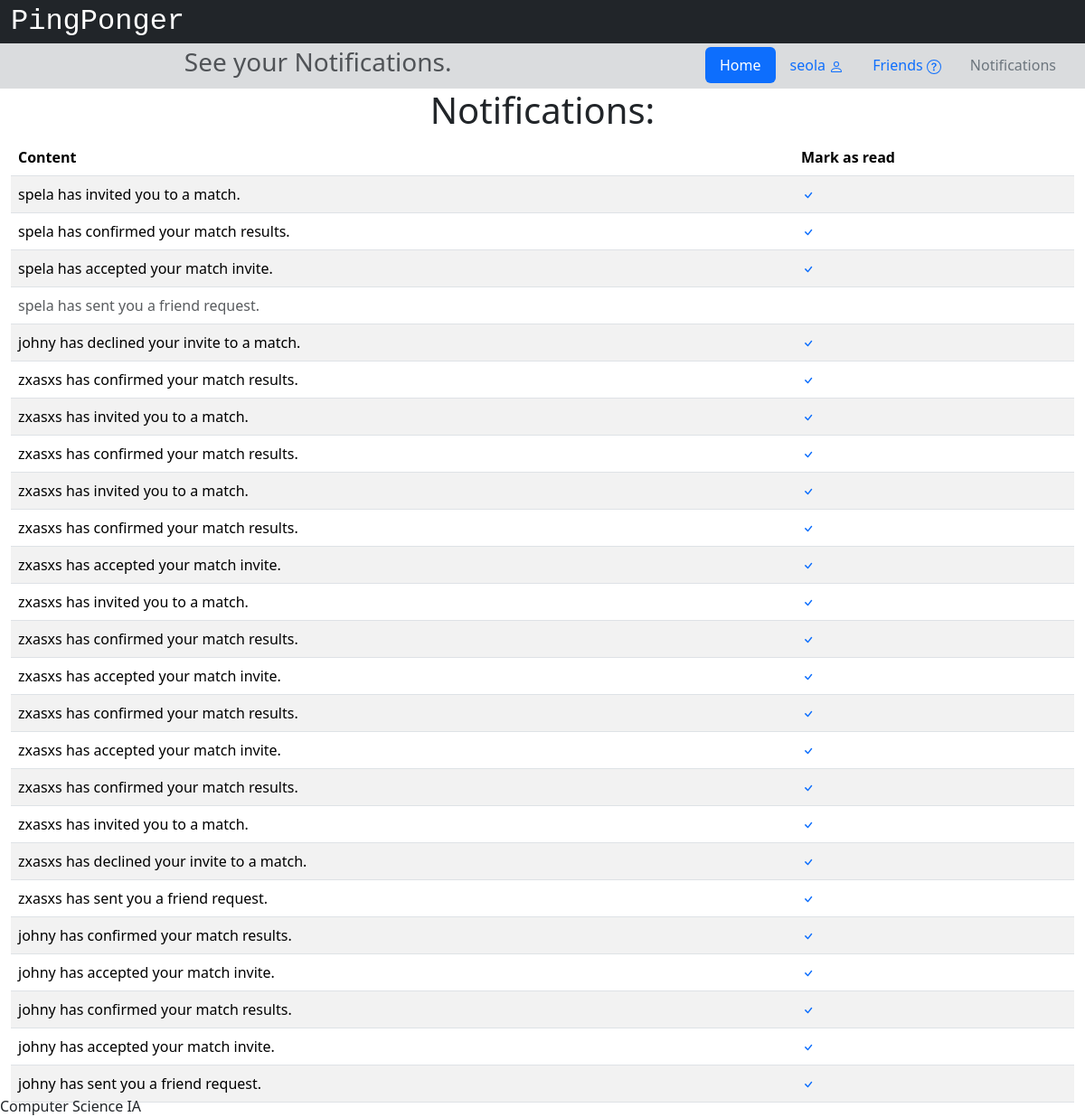
The page /notifications (signed in) on the database as committed earlier.
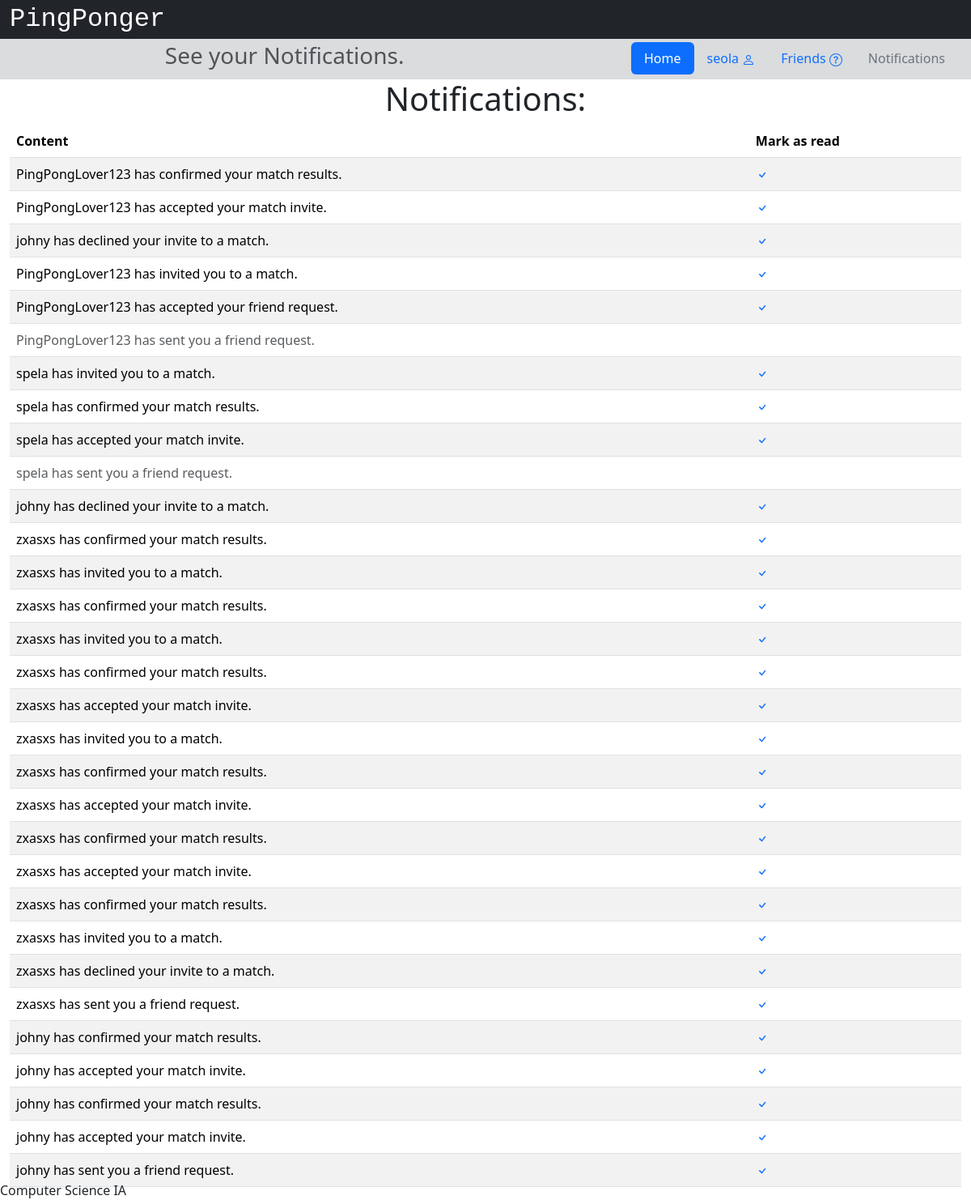
The same page on the database as committed later.
### app/models.py (models this page shows, shortened)
class User(db.Model, UserMixin):
    __tablename__ = 'users'
    id = db.Column(db.Integer, primary_key=True)
    username = db.Column(db.String(32), nullable=False)
    email = db.Column(db.String(320), index=True, unique=True, nullable=False)
    password_hash = db.Column(db.String(128))
    join_date = db.Column(db.DateTime(timezone=True), default=datetime.now)
    experience = db.Column(db.String(12))
    age_group = db.Column(db.String(6))
    location_id = db.Column(db.Integer, db.ForeignKey('locations.id'))
    location = db.relationship('Location', back_populates='users')
    notifications = db.Relationship('Notification', back_populates='user', order_by='Notification.id.desc()')

class Notification(db.Model):
    id = db.Column(db.Integer, primary_key=True)
    content = db.Column(db.Text())
    read = db.Column(db.Boolean)
    type = db.Column(db.String(3))
    user_id = db.Column(db.Integer, db.ForeignKey('users.id'))
    user = db.relationship('User', back_populates='notifications')

### app/views.py (the view)
@app.route('/notifications')
@login_required
def notifications():
    session['url'] = url_for('notifications')
    return render_template('notifications.html', notifications=current_user.notifications)

### app/views.py (called while the page is built)
@login_manager.user_loader
def load_user(user_id):
    return User.query.get(int(user_id))

### app/templates/notifications.html (shortened to what this page needs)
{% extends "base.html" %}
{% block head %}
    {{ super() }}
{% endblock %}
{% block pagetitle %}See your Notifications.{% endblock %}
{% block content %}
<div class="container-fluid">
    <div class="row d-flex justify-content-evenly">
        <div class="col d-flex justify-content-evenly">
            <h1>Notifications:</h1>
        </div>
    </div>
    <div class="row d-flex justify-content-evenly">
        <div class="col d-flex justify-content-evenly">
            {% if notifications|length == 0 %}
            <div class="text-center">
                <h3>You don't have any notifications yet.</h3>
            </div>
            {% else %}
            <table class="table table-striped table-hover">
                <thead>
                <tr>
                    <th scope="col">Content</th>
                    <th scope="col">Mark as read</th>
                </tr>
                </thead>
                <tbody>
                    {% for i in notifications %}
                    {% if i.read %}
                        <tr>
                            <td class="text-muted">{{i.content}}</td>
                            <td></td>
                        </tr>
                    {% else %}
                        <tr>
                            <td>{{i.content}}</td>
                            <td>
                                <a href="/notifications/{{i.id}}/read">
                                    <svg xmlns="http://www.w3.org/2000/svg" width="16" height="16" fill="currentColor" class="bi bi-check" viewBox="0 0 16 16">
                                        <path d="M10.97 4.97a.75.75 0 0 1 1.07 1.05l-3.99 4.99a.75.75 0 0 1-1.08.02L4.324 8.384a.75.75 0 1 1 1.06-1.06l2.094 2.093 3.473-4.425a.267.267 0 0 1 .02-.022z"/>
                                      </svg>
                                </a>
                            </td>
                        </tr>
                    {% endif %}
                    {% endfor %}
                </tbody>
            </table>
            {% endif %}
        </div>
    </div>
</div>
{% endblock %}

### app/templates/base.html (shortened to what this page needs)
<!DOCTYPE html>
<html lang="en">
    <head>
        {% block head %}
        <link href="https://cdn.jsdelivr.net/npm/bootstrap@5.3.2/dist/css/bootstrap.min.css" rel="stylesheet">
        <link rel="stylesheet" href="https://cdnjs.cloudflare.com/ajax/libs/font-awesome/4.7.0/css/font-awesome.min.css">
        <link rel="stylesheet" href="{{ url_for('static', filename='style.css') }}">
        {% endblock %}
    </head>
    <body>
        <div id="header">
            {% block header %}
            <div class="container-fluid">
                <div class="row bg-dark">
                    <a class="navbar-brand text-white" style="font-size: 2rem; font-family: var(--bs-font-monospace) !important;" href="/">PingPonger</a>
                </div>
                <div class="row bg-secondary bg-opacity-25 p-1">
                    <div class="col-7">
                        <h3 class="text-muted d-flex justify-content-center">
                            {% block pagetitle %}{% endblock %}
                        </h3>
                    </div>
                    <div class="col-5 d-flex justify-content-end">
                        <ul class="nav nav-pills">
                            <li class="nav-item">
                                <a class="nav-link active" href="/">Home</a>
                            </li>
                            <li class="nav-item">
                                {% if current_user.is_authenticated %}
                                    <li class="nav-item">
                                        <a class="nav-link" href="{{url_for('profile', username=current_user.username, userID=current_user.id)}}">{{current_user.username}}
                                        </a>
                                    </li>
                                    {% else %}
                                    <li class="nav-item">
                                        <a class="nav-link" href="/login">Log In</a>
                                    </li>
                                {% endif %}
                            </li>
                            <li class="nav-item">
                                <a class="nav-link" href="{{url_for('allusers', who='friends')}}">
                                        Friends
                                </a>
                            </li>
                            <li class="nav-item">
                                <a class="nav-link text-secondary" href="/notifications">Notifications</a>
                            </li>
                        </ul>
                    </div>
                </div>
            </div>
            {% endblock %}
        </div>
        <div id="content">{% block content %}{% endblock %}</div>
        <div id="footer" class="fixed-bottom">
            {% block footer %}
            Computer Science IA
            {% endblock %}
        </div>
    </body>
</html>

### app/static/style.css (style rules this page uses)
div { text-align: justify; text-justify: inter-word; }

Rows that differ between the two databases and show on the page:
added Notification: content "PingPongLover123 has confirmed your match results."
added Notification: content "PingPongLover123 has accepted your match invite."
added Notification: content "johny has declined your invite to a match."
added Notification: content "PingPongLover123 has invited you to a match."
added Notification: content "PingPongLover123 has accepted your friend request."
added Notification: content "PingPongLover123 has sent you a friend request."
